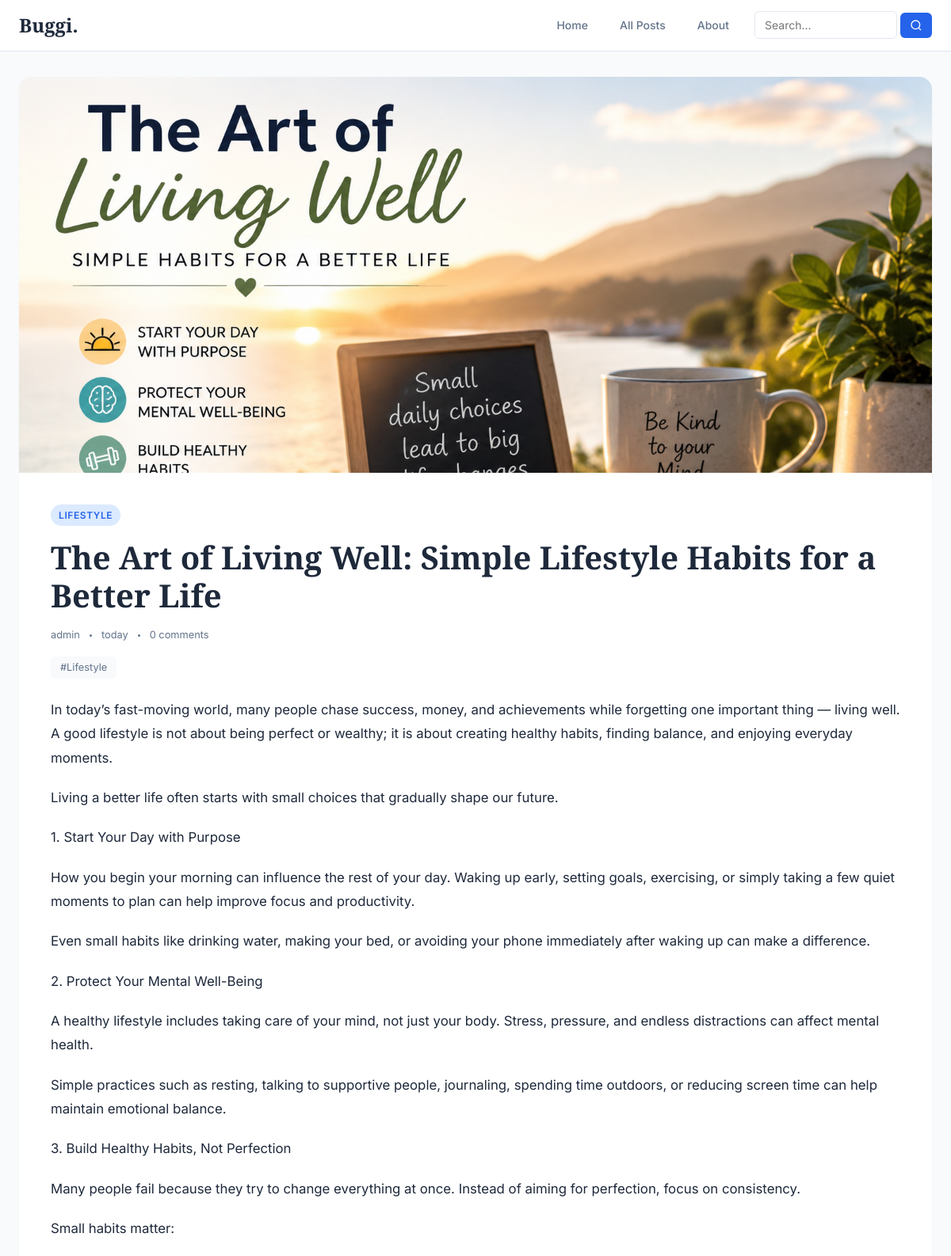
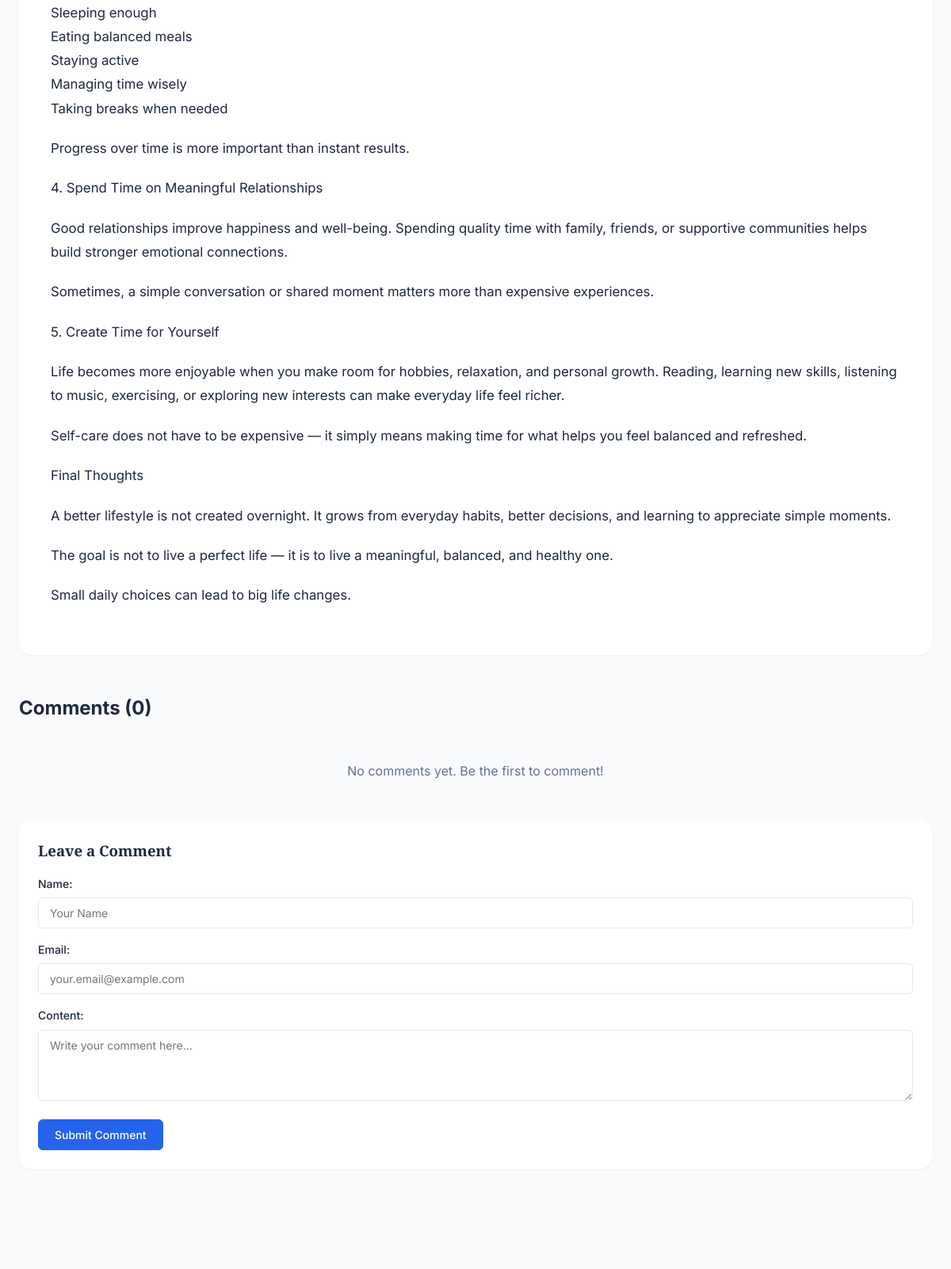
Screenshot of /post/the-art-of-living-well-simple-lifestyle-habits-for-a-better-life/ (upper part) with the database file from the repository (2 pictures, top to bottom).
### blog/models.py (models this page shows, shortened)
class Post(models.Model):
    STATUS_CHOICES = [
        ('draft', 'Draft'),
        ('published', 'Published'),
    ]
    title = models.CharField(max_length=200)
    slug = models.SlugField(max_length=200, unique=True)
    author = models.ForeignKey(User, on_delete=models.CASCADE, related_name='posts')
    summary = models.TextField(max_length=500, blank=True, help_text="Brief summary of the post")
    content = RichTextUploadingField()
    featured_image = models.ImageField(upload_to='posts/%Y/%m/', blank=True, null=True)
    category = models.ForeignKey(Category, on_delete=models.SET_NULL, null=True, blank=True, related_name='posts')
    tags = models.ManyToManyField(Tag, blank=True, related_name='posts')
    status = models.CharField(max_length=10, choices=STATUS_CHOICES, default='draft')
    created_at = models.DateTimeField(auto_now_add=True)
    updated_at = models.DateTimeField(auto_now=True)
    published_at = models.DateTimeField(null=True, blank=True)
    class Meta:
        ordering = ['-published_at', '-created_at']
    def get_comments(self):
        return self.comments.filter(is_approved=True)

class Category(models.Model):
    name = models.CharField(max_length=100, unique=True)
    slug = models.SlugField(max_length=100, unique=True)
    description = models.TextField(blank=True)
    class Meta:
        verbose_name_plural = "categories"
        ordering = ['name']
    def get_absolute_url(self):
        return reverse('blog:category_posts', kwargs={'slug': self.slug})

class Tag(models.Model):
    name = models.CharField(max_length=50, unique=True)
    slug = models.SlugField(max_length=50, unique=True)
    class Meta:
        ordering = ['name']
    def get_absolute_url(self):
        return reverse('blog:tag_posts', kwargs={'slug': self.slug})

### blog/views.py (the view)
# urls.py: path('post/<slug:slug>/', views.PostDetailView.as_view(), name='post_detail'),
class PostDetailView(DetailView):
    model = Post
    template_name = 'blog/post_detail.html'
    context_object_name = 'post'
    slug_url_kwarg = 'slug'
    def get_queryset(self):
        return Post.objects.filter(status='published').select_related('category', 'author').prefetch_related('tags')
    def get_context_data(self, **kwargs):
        context = super().get_context_data(**kwargs)
        post = self.get_object()
        context['comments'] = post.get_comments()
        context['comment_form'] = CommentForm()
        context['related_posts'] = Post.objects.filter(
            status='published',
            category=post.category
        ).exclude(id=post.id)[:3]
        context['categories'] = Category.objects.all()
        context['tags'] = Tag.objects.all()
        return context

### blog/forms.py
class CommentForm(forms.ModelForm):
    class Meta:
        model = Comment
        fields = ['name', 'email', 'content']
        widgets = {
            'name': forms.TextInput(attrs={
                'class': 'form-control',
                'placeholder': 'Your Name'
            }),
            'email': forms.EmailInput(attrs={
                'class': 'form-control',
                'placeholder': 'your.email@example.com'
            }),
            'content': forms.Textarea(attrs={
                'class': 'form-control',
                'rows': 4,
                'placeholder': 'Write your comment here...'
            }),
        }

### blog/templates/blog/post_detail.html (shortened to what this page needs)
{% extends 'blog/base.html' %}
{% load humanize %}
{% block content %}
<article class="post-detail">
    {% if post.featured_image %}
    <div class="post-detail-image">
        <img src="{{ post.featured_image.url }}" alt="{{ post.title }}">
    </div>
    {% endif %}
    <header class="post-detail-header">
        <span class="badge">{{ post.category.name|default:"Uncategorized" }}</span>
        <h1>{{ post.title }}</h1>
        <div class="meta">
            <span>{{ post.author.get_full_name|default:post.author.username }}</span>
            <span>{{ post.published_at|naturalday }}</span>
            <span>{{ comments.count }} comment{{ comments.count|pluralize }}</span>
        </div>
        {% if post.tags.all %}
        <div class="tags">
            {% for tag in post.tags.all %}
            <a href="{{ tag.get_absolute_url }}" class="tag">#{{ tag.name }}</a>
            {% endfor %}
        </div>
        {% endif %}
    </header>
    <div class="post-detail-content">
        {{ post.content|linebreaks }}
    </div>
</article>
<section class="section">
    <h2>Comments ({{ comments.count }})</h2>
    {% if comments %}
    <div class="comments-list">
        {% for comment in comments %}
        <div class="comment">
            <div class="comment-header">
                <strong>{{ comment.name }}</strong>
                <span>{{ comment.created_at|naturalday }}</span>
            </div>
            <p>{{ comment.content }}</p>
        </div>
        {% endfor %}
    </div>
    {% else %}
    <p class="empty-message">No comments yet. Be the first to comment!</p>
    {% endif %}
    <div class="comment-form-wrapper">
        <h3>Leave a Comment</h3>
        <form method="post" action="{% url 'blog:add_comment' post.slug %}" class="comment-form">
            {{ comment_form.as_p }}
            <button type="submit" class="btn btn-primary">Submit Comment</button>
        </form>
    </div>
</section>
{% endblock %}

### blog/static/blog/css/style.css (style rules this page uses)
*, *::before, *::after { margin: 0; padding: 0; box-sizing: border-box; }
:root { --color-primary: #2563eb; --color-primary-dark: #1d4ed8; --color-primary-light: #dbeafe; --color-secondary: #64748b; --color-accent: #0ea5e9; --color-bg: #f8fafc; --color-surface: #ffffff; --color-text: #1e293b; --color-text-muted: #64748b; --color-border: #e2e8f0; --color-success: #22c55e; --color-danger: #ef4444; --color-warning: #f59e0b; --shadow-sm: 0 1px 2px 0 rgb(0 0 0 / 0.05); --shadow-md: 0 4px 6px -1px rgb(0 0 0 / 0.1), 0 2px 4px -2px rgb(0 0 0 / 0.1); --shadow-lg: 0 10px 15px -3px rgb(0 0 0 / 0.1), 0 4px 6px -4px rgb(0 0 0 / 0.1); --radius-sm: 6px; --radius-md: 10px; --radius-lg: 16px; --transition: all 0.2s ease; --max-width: 1200px; --font-body: 'Inter', -apple-system, BlinkMacSystemFont, sans-serif; --font-heading: 'Merriweather', Georgia, serif; }
html { scroll-behavior: smooth; }
body { font-family: var(--font-body); color: var(--color-text); background-color: var(--color-bg); line-height: 1.6; -webkit-font-smoothing: antialiased; }
img { max-width: 100%; height: auto; display: block; }
a { color: var(--color-primary); text-decoration: none; transition: var(--transition); }
.section { margin-bottom: 48px; }
.btn { display: inline-flex; align-items: center; justify-content: center; padding: 10px 20px; border-radius: var(--radius-sm); font-size: 0.875rem; font-weight: 500; font-family: var(--font-body); cursor: pointer; transition: var(--transition); border: 1px solid transparent; }
.btn-primary { background: var(--color-primary); color: white; border-color: var(--color-primary); }
.badge { display: inline-block; padding: 4px 10px; background: var(--color-primary-light); color: var(--color-primary); font-size: 0.75rem; font-weight: 600; border-radius: 20px; text-transform: uppercase; letter-spacing: 0.05em; }
.meta { display: flex; align-items: center; gap: 12px; color: var(--color-text-muted); font-size: 0.8rem; }
.meta span { display: flex; align-items: center; }
.meta span:not(:last-child)::after { content: ""; display: inline-block; width: 3px; height: 3px; background: var(--color-text-muted); border-radius: 50%; margin-left: 12px; }
.post-detail { background: var(--color-surface); border-radius: var(--radius-lg); overflow: hidden; box-shadow: var(--shadow-sm); margin-bottom: 48px; }
.post-detail-image { width: 100%; max-height: 500px; overflow: hidden; }
.post-detail-image img { width: 100%; height: 100%; object-fit: cover; }
.post-detail-header { padding: 40px 40px 24px; }
.post-detail-header .badge { margin-bottom: 16px; }
.post-detail-header h1 { font-family: var(--font-heading); font-size: 2.5rem; font-weight: 700; line-height: 1.2; margin-bottom: 16px; }
.post-detail-header .tags { display: flex; flex-wrap: wrap; gap: 8px; margin-top: 16px; }
.post-detail-content { padding: 0 40px 40px; font-size: 1.05rem; line-height: 1.8; }
.post-detail-content p { margin-bottom: 1.2em; }
.tag { display: inline-block; padding: 4px 12px; background: var(--color-bg); color: var(--color-secondary); font-size: 0.8rem; border-radius: var(--radius-sm); transition: var(--transition); }
.comment-form-wrapper { background: var(--color-surface); padding: 24px; border-radius: var(--radius-lg); box-shadow: var(--shadow-sm); }
.comment-form-wrapper h3 { font-family: var(--font-heading); margin-bottom: 16px; }
.comment-form p { margin-bottom: 16px; }
.comment-form label { display: block; margin-bottom: 6px; font-weight: 500; font-size: 0.875rem; color: var(--color-text); }
.comment-form input, .comment-form textarea { width: 100%; padding: 10px 14px; border: 1px solid var(--color-border); border-radius: var(--radius-sm); font-family: var(--font-body); font-size: 0.875rem; transition: var(--transition); }
.empty-message { text-align: center; color: var(--color-text-muted); padding: 48px; font-size: 1rem; grid-column: 1 / -1; }

### rows the page displays
Post: featured_image (picture), category.name "LIFESTYLE", title "The Art of Living Well: Simple Lifestyle Habits for a Better Life", author.get_full_name "admin", published_at "today", content "In today’s fast-moving world, many people chase success, money, and achievements while forgetting one important thing — living well. A good lifestyle is not about being perfect or wealthy; it is about creating healthy habits, finding balance, and enjoying everyday moments. Living a better life often starts with small choices that gradually shape our future. 1. Start Your Day with Purpose How you begin your morning can influence the rest of your day. Waking up early, setting goals, exercising, or simply taking a few quiet moments to plan can help improve focus and productivity. Even small habits like drinking water, making your bed, or avoiding your phone immediately after waking up can make…"
Tag: name "Lifestyle"

### other values shown
{{ comments.count }} "0"
